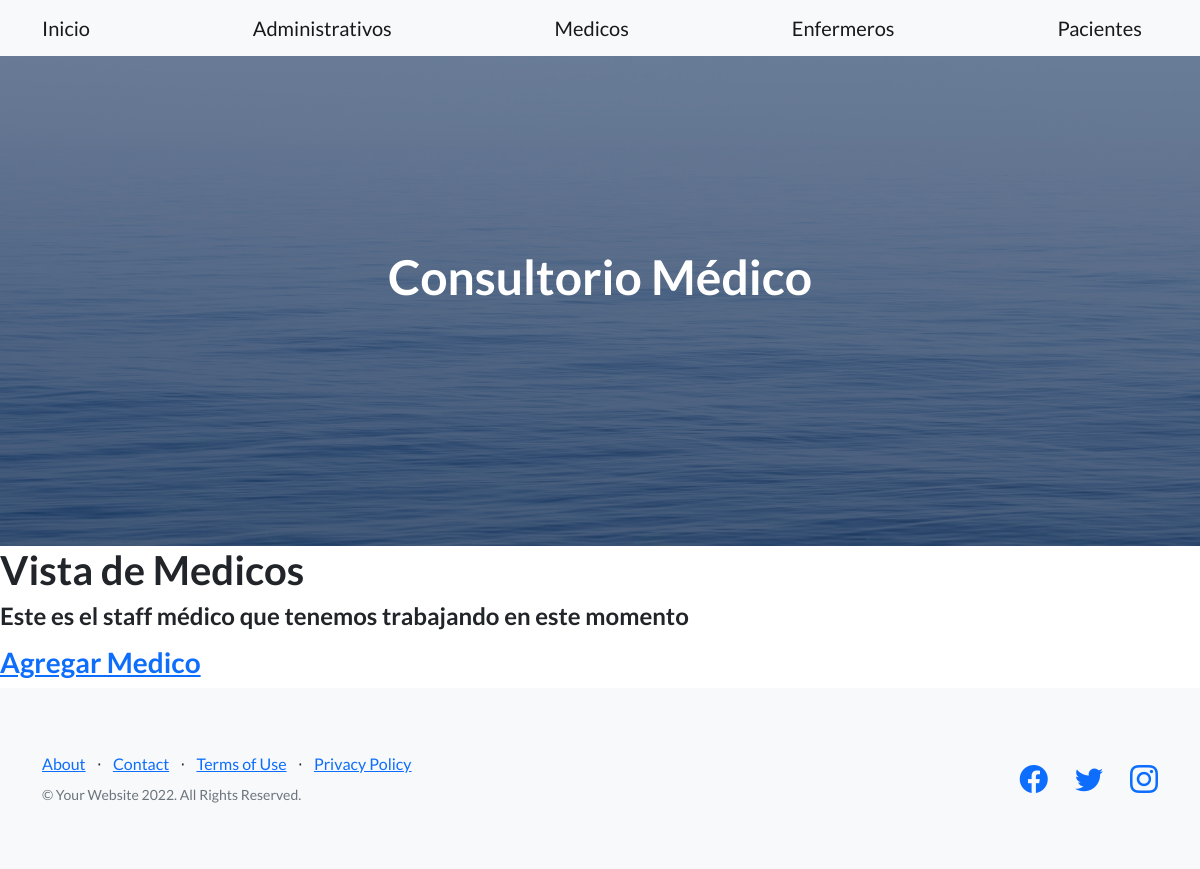
The app's page /consultorio/medicos/, older data.
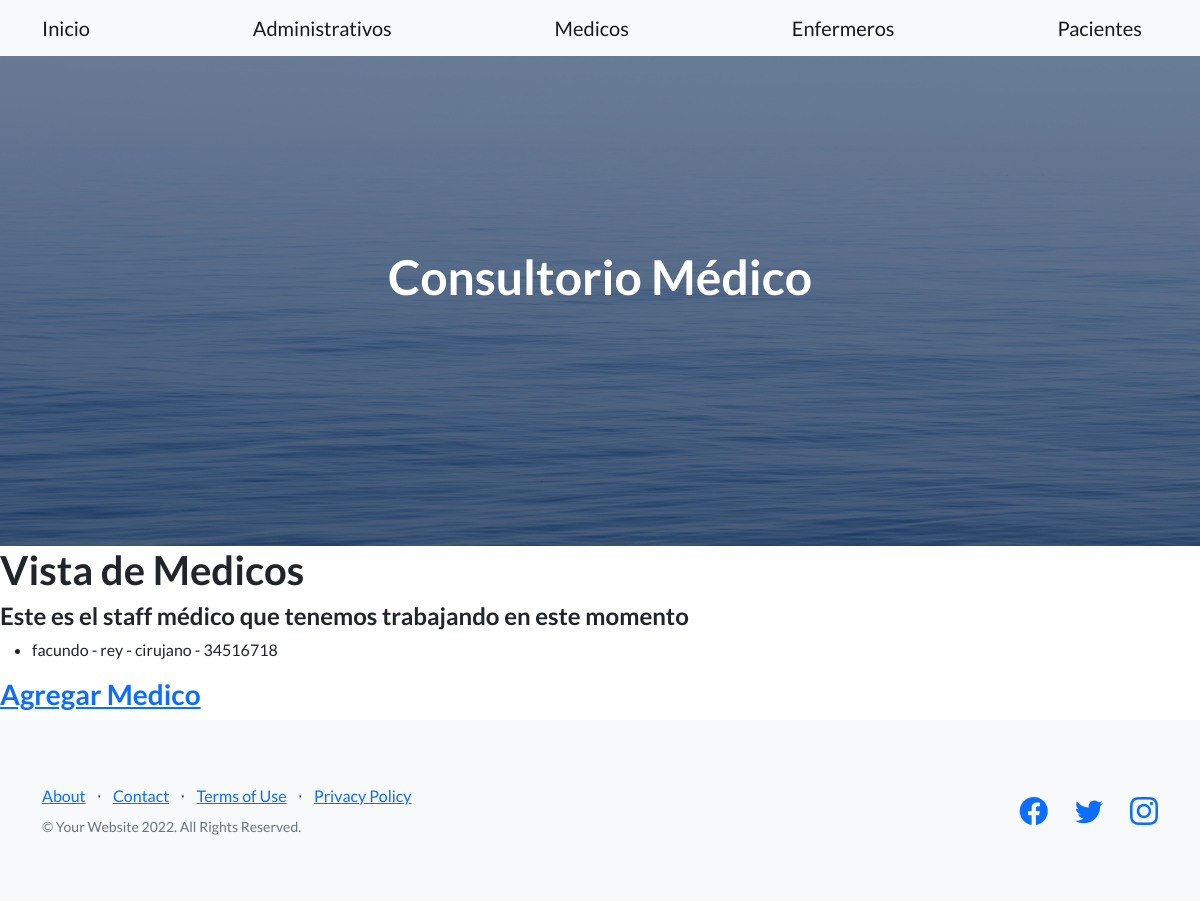
The same page, newer data.
### Appconsultorios/models.py (models this page shows, shortened)
class Medico(models.Model):
    nombre = models.CharField(max_length=50)
    apellido = models.CharField(max_length=50)
    especialidad = models.CharField(max_length=50)
    matricula = models.IntegerField()

### Appconsultorios/views.py (the view)
# urls.py: path('medicos/', medicos,name="medicos"),
def medicos(request):
    lista=Medico.objects.all
    return render(request, 'medicos.html',{'lista_medicos': lista})

### Appconsultorios/Templates/medicos.html
{% extends 'padre.html' %}
{% load static %}
{% block contenidoQueCambia %}
    <h1>Vista de Medicos </h1>
    <h4>Este es el staff médico que tenemos trabajando en este momento</h4>
    <ul>
        {% for  medico in lista_medicos  %}
            <li>{{medico.nombre}} - {{medico.apellido}} - {{medico.especialidad}} - {{medico.matricula}} </li>
        {% endfor %}
    </ul>
    <h3>
        <a href="{% url 'medicoFormulario' %}">Agregar Medico</a>
    </h3>
{% endblock contenidoQueCambia %}

Row changes from the older to the newer data that the page shows:
added Medico: nombre "facundo", apellido "rey", especialidad "cirujano", matricula "34516718"
